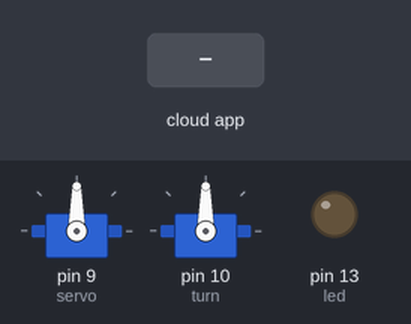
The sketch below on a simulated Arduino Uno, built with avr-gcc and run on an emulated ATmega328P. Shown: 2 × servo, output pins drawn as LEDs (lit = HIGH). Inputs (shaded band) come from the test bench. The ROS host is connected and sends only what is stated.

Above: at 1.2 s.
1.3 s: the phone or cloud app sets servo to 0
At 1.6 s:
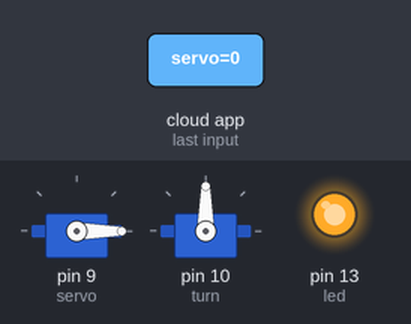
2.8 s: the phone or cloud app sets servo to 45
At 4.0 s:
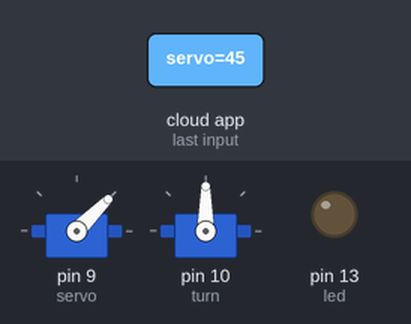
4.3 s: the phone or cloud app sets servo to 90
At 5.0 s:
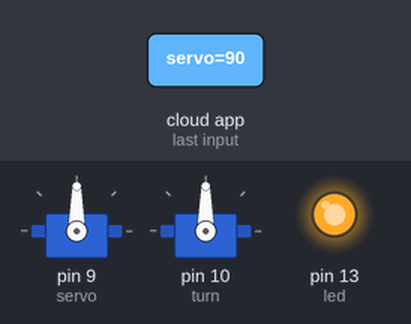
5.8 s: the phone or cloud app sets servo to 180
At 6.2 s:
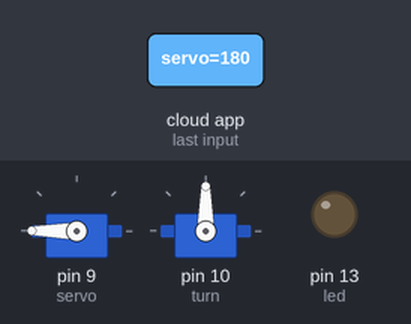
7.3 s: the phone or cloud app sets servo to 45
At 8.5 s:
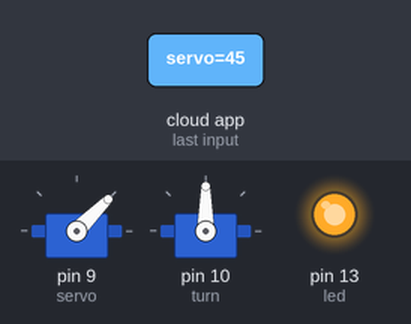
8.8 s: the phone or cloud app sets servo to 0
At 9.7 s:
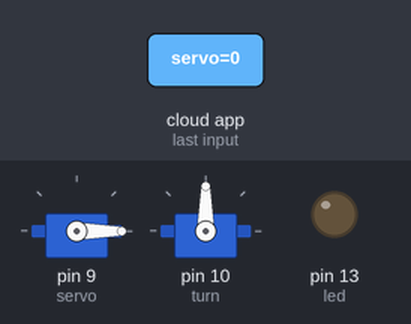
Timing chart, 0 to 11.3 s (numbered marks = the images above; inputs shaded):
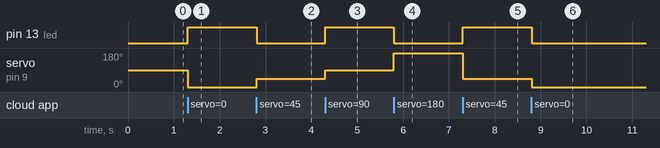

Measured:
- after the input at 1.3 s, pin 13 (led): LOW → HIGH at once; servo on pin 9 (servo): 90° → 0° at once
- after the input at 2.8 s, pin 13 (led): HIGH → LOW at once; servo on pin 9 (servo): 0° → 45° at once
- after the input at 4.3 s, pin 13 (led): LOW → HIGH at once; servo on pin 9 (servo): 45° → 90° at once
- after the input at 5.8 s, pin 13 (led): HIGH → LOW at once; servo on pin 9 (servo): 90° → 180° at once
- after the input at 7.3 s, pin 13 (led): LOW → HIGH at once; servo on pin 9 (servo): 180° → 45° at once
- after the input at 8.8 s, pin 13 (led): HIGH → LOW at once; servo on pin 9 (servo): 45° → 0° at once

The sketch:

motor_control.ino
```cpp
/*
 * rosserial Servo Control Example
 *
 * This sketch demonstrates the control of hobby R/C servos
 * using ROS and the arduiono
 *
 * For the full tutorial write up, visit
 * www.ros.org/wiki/rosserial_arduino_demos
 *
 * For more information on the Arduino Servo Library
 * Checkout :
 * http://www.arduino.cc/en/Reference/Servo
 */

#if defined(ARDUINO) && ARDUINO >= 100
  #include "Arduino.h"
#else
  #include <WProgram.h>
#endif

#include <Servo.h>
#include <ros.h>
#include <std_msgs/UInt16.h>

ros::NodeHandle  nh;

Servo servo;
Servo turn;

void servo_cb( const std_msgs::UInt16& cmd_msg){
  servo.write(cmd_msg.data); //set servo angle, should be from 0-180
  digitalWrite(13, HIGH-digitalRead(13));  //toggle led
  turn.write(90);
}


ros::Subscriber<std_msgs::UInt16> sub("servo", servo_cb);

void setup(){
  pinMode(13, OUTPUT);

  nh.initNode();
  nh.subscribe(sub);

  servo.attach(9); //attach it to pin 9
  turn.attach(10);
}

void loop(){
  nh.spinOnce();
  delay(5);
}
```
